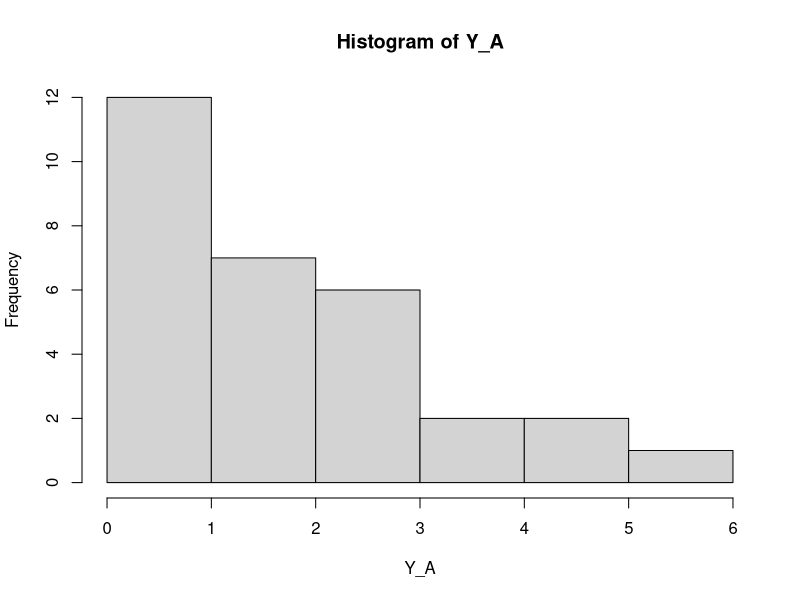
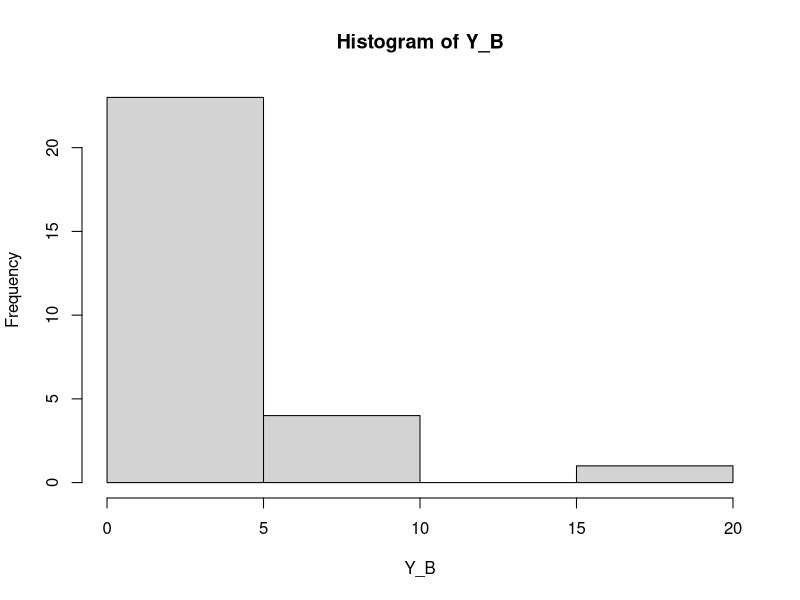
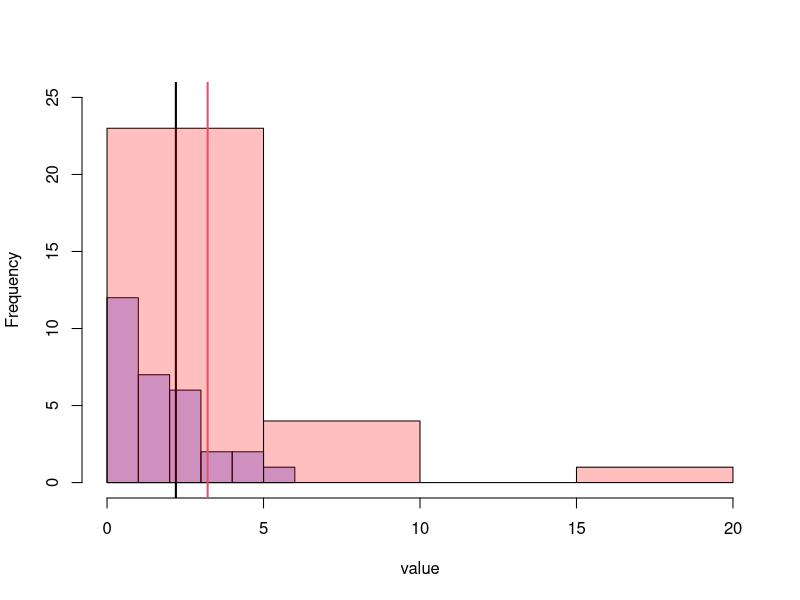
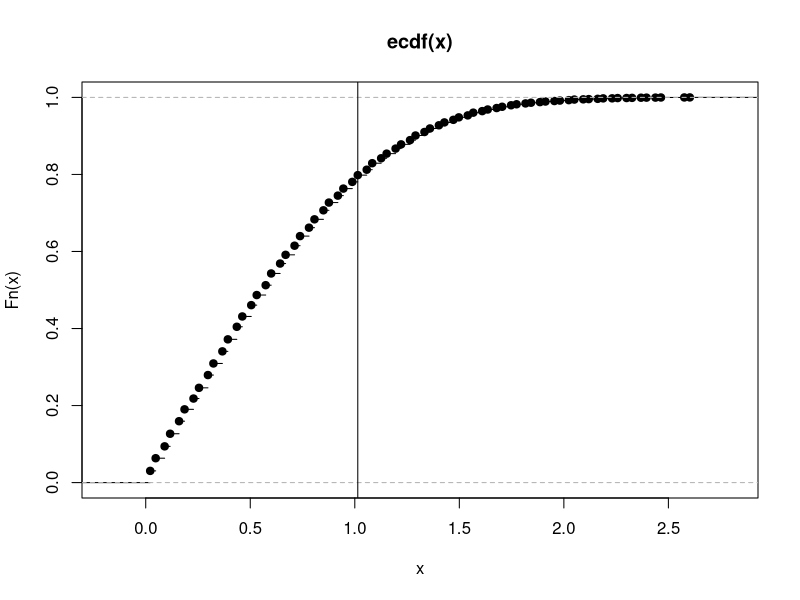
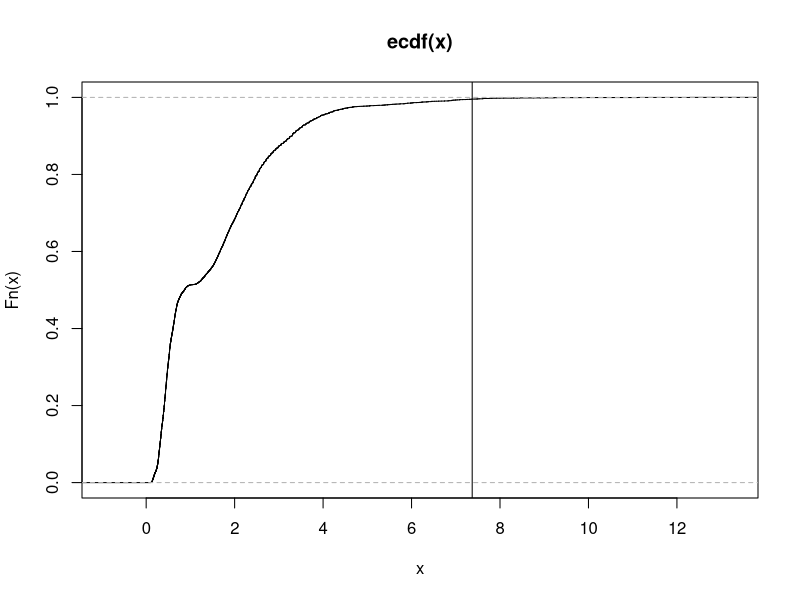
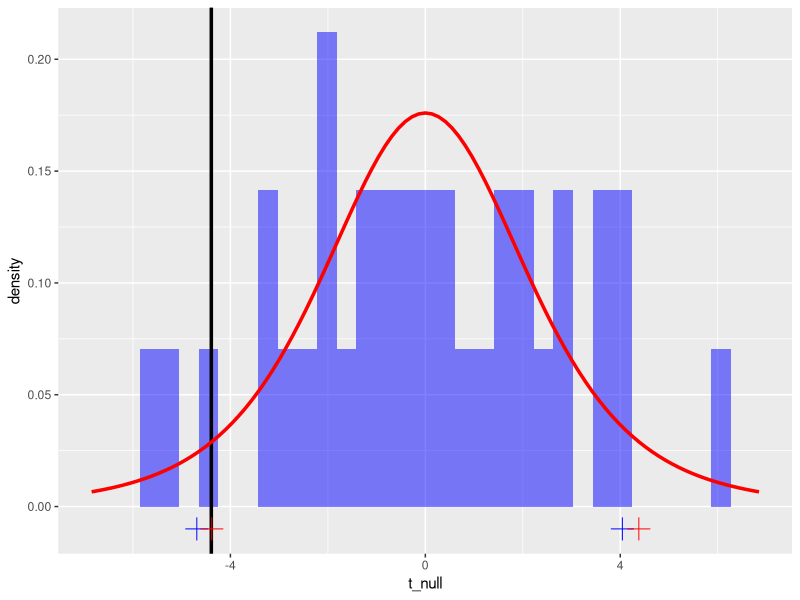
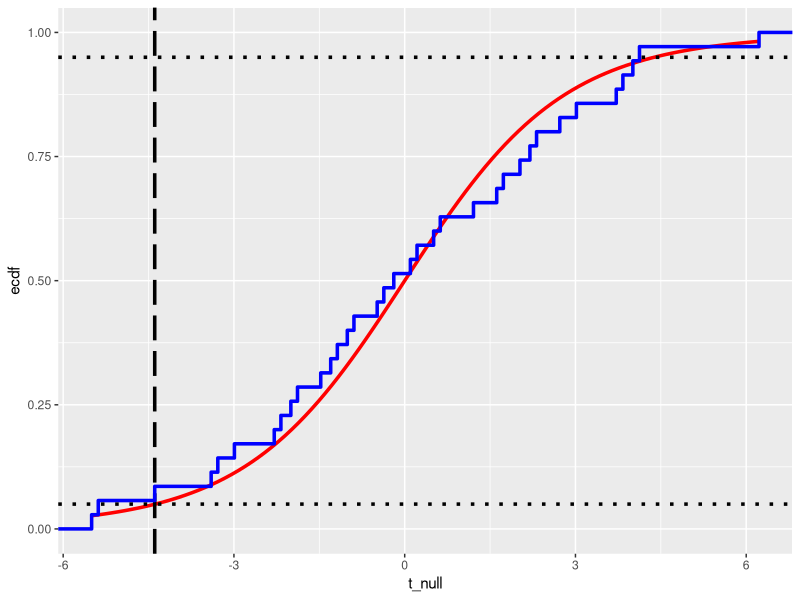

Write R code to recreate these figures, in order.
## Week 10

# Load Libraries
library(tidyverse)
library(ggplot2)

## Permutation test

## Example: Overdispersed Poisson ##
####################################

set.seed(12345L)
n_A <- 30
n_B <- 28
Y_A <- rpois(n_A, lambda = 2)
Y_B <- rpois(n_B, lambda = 2 * exp(-1/2 + rnorm(n_B, sd = 1)))

p1 <- hist(Y_A)                    
p2 <- hist(Y_B)               
plot(p1, col=rgb(0,0,1,1/4), xlim=c(0,20), ylim=c(0,25), main="", xlab="value")  
abline(v = mean(Y_A), lwd = 2)
plot( p2, col=rgb(1,0,0,1/4), add=T) 
abline(v = mean(Y_B), lwd = 2, col=2)

test_statistic <- c(abs(mean(Y_B) - mean(Y_A)),
                    var(Y_B) / var(Y_A))
n_perm <- 10000
test_statistic_permuted <- matrix(0, n_perm, 2)

for (loop in seq_len(n_perm)) {
  Y_AB_permuted <- sample(c(Y_A, Y_B),
                          size = n_A + n_B,
                          replace = FALSE)
  
  Y_A_permuted <- Y_AB_permuted[1:n_A]
  Y_B_permuted <- Y_AB_permuted[n_A + (1:n_B)]
  
  test_statistic_permuted[loop,] <-
    c(abs(mean(Y_B_permuted) - mean(Y_A_permuted)),
      var(Y_B_permuted) / var(Y_A_permuted))
  
}

plot.ecdf(test_statistic_permuted[,1])
abline(v = test_statistic[1])
plot.ecdf(test_statistic_permuted[,2])
abline(v = test_statistic[2])
p_values <- c(Expectation_p_value = mean(test_statistic_permuted[,1] > test_statistic[1]),
              Variance_p_value = mean(test_statistic_permuted[,2] > test_statistic[2]))
print(p_values)


## Example: Small sample size ##
###################################

# Data
data_EG1 <- data.frame(
  values = c(14.2, 16.8, 17.3, 22.8, 20.9, 21.1, 24.5),
  group = c("x", "x", "x", "x", "y", "y", "y")
)

test <- t.test(values ~ group, data = data_EG1)
test

# Function: computes the test statistic t = xbar - ybar
test_stat <- function(values, group, perm = NULL, statistic_fn = mean){
  if(!is.null(perm)){
    values <- c(values[perm], values[-perm])
  }
  xbar = statistic_fn(values[group == "x"]) 
  ybar = statistic_fn(values[group == "y"])
  return(xbar - ybar)
}

# Compute the observed test statistic for data
t_stat <- test_stat(values = data_EG1$values, 
                    group = data_EG1$group)
t_stat   

n  <- nrow(data_EG1)
nx <- sum(data_EG1$group == "x")
all_permutations <- combn(n, nx)
all_permutations

# Compute the test statistic for each permutation
t_null <- numeric(ncol(all_permutations))
for(i in seq_along(t_null)){
  t_null[i] <- test_stat(values = data_EG1$values, 
                         group = data_EG1$group, 
                         perm = all_permutations[,i])
}

pvalue = 2*min(mean(t_null >= t_stat) , mean(t_null <= t_stat))

ggplot() +
  geom_histogram(aes(x = t_null, y = ..density..), 
                 fill = "blue", alpha = 0.5, bins = 30) + 
  geom_vline(xintercept = t_stat, size = 1.2) + 
  geom_function(fun = function(x){dt(x/test$stderr, 
                                     df = test$parameter)/test$stderr}, 
                colour = "red", size = 1.2, 
                xlim=c(-1.1,1.1)*max(abs(t_null))) +
  geom_point(aes(x = quantile(t_null, prob=c(0.05,0.95)), y = c(-0.01,-0.01)), 
             size = 5, col = "blue", size = 2, pch = 3) + 
  geom_point(aes(x = qt(c(0.05,0.95), df = test$parameter)*test$stderr, 
                 y = c(-0.01, -0.01)), size = 5, col = "red", size = 2, pch = 3)


ggplot() + 
  geom_function(fun = function(x){pt(x/test$stderr, df = test$parameter)}, 
                colour = "red", size = 1.2) +
  geom_vline(xintercept  = t_stat, lty = 5, size = 1.2) +   
  stat_ecdf(aes(x = t_null), colour = "blue", size = 1.2) +
  geom_hline(yintercept  = c(0.05, 0.95), lty = 3, size = 1.2) 



